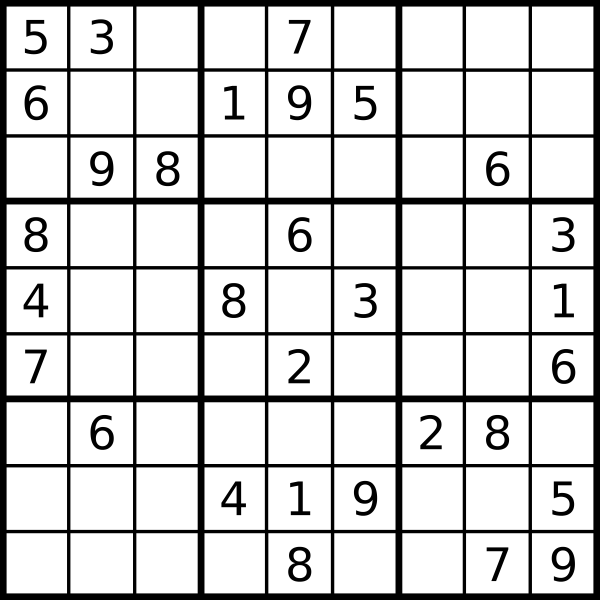
#> input picture openCV/images/r.png, 1200 x 1200 px, found by its file name (shown at 1/2 size)
$ python ex36_Perpectivexxx.py
#> lines starting #> are read from the running program, lines starting #| are printed output that depends on the picture
import numpy as np
from cv2 import cv2
from matplotlib import pyplot as plt

myImg = cv2.imread('E:\\ImageProcessingdenemeleri\\images\\r.png',0)
#> myImg is the input picture: shape (1200, 1200); min 0, max 255, mean 209.8
rows,clms = myImg.shape[:]
#> rows = 1200; clms = 1200

myImgPoints1 = np.float32([[404,395],[793,395],[793,794],[399,789]])
myImgPoints2 = np.float32([[0,0],[400,0],[0,400],[400,400]])

trasnlationRatio = cv2.getPerspectiveTransform(myImgPoints1,myImgPoints2)

final_myImg = cv2.warpPerspective(myImg,trasnlationRatio,(400,400))
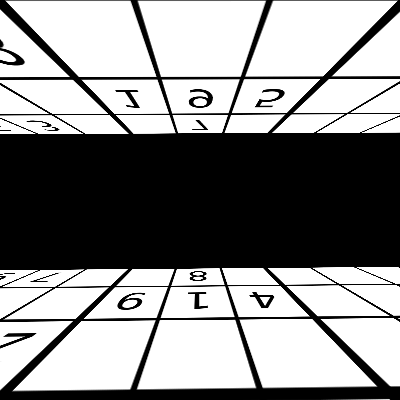
#> final_myImg: shape (400, 400); min 0, max 255, mean 142.1

plt.subplot(121) , plt.imshow(myImg,cmap = 'gray') ,plt.title('Original Image')
plt.subplot(122) , plt.imshow(final_myImg, cmap = 'gray') ,plt.title('Altered Image')
plt.show()
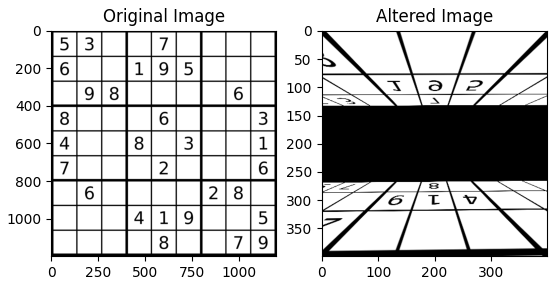
#> figure drawn by matplotlib, 2 panels
